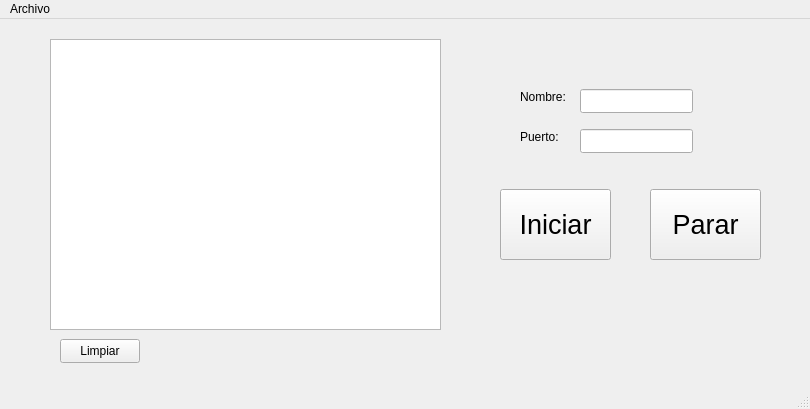
<?xml version="1.0" encoding="UTF-8"?>
<ui version="4.0">
 <class>MainWindow</class>
 <widget class="QMainWindow" name="MainWindow">
  <property name="geometry">
   <rect>
    <x>0</x>
    <y>0</y>
    <width>810</width>
    <height>409</height>
   </rect>
  </property>
  <property name="windowTitle">
   <string>MainWindow</string>
  </property>
  <widget class="QWidget" name="centralwidget">
   <widget class="QLabel" name="label">
    <property name="geometry">
     <rect>
      <x>520</x>
      <y>110</y>
      <width>49</width>
      <height>16</height>
     </rect>
    </property>
    <property name="text">
     <string>Puerto:</string>
    </property>
   </widget>
   <widget class="QLineEdit" name="puerto">
    <property name="geometry">
     <rect>
      <x>580</x>
      <y>110</y>
      <width>113</width>
      <height>24</height>
     </rect>
    </property>
   </widget>
   <widget class="QPushButton" name="Iniciar">
    <property name="geometry">
     <rect>
      <x>500</x>
      <y>170</y>
      <width>111</width>
      <height>71</height>
     </rect>
    </property>
    <property name="font">
     <font>
      <pointsize>20</pointsize>
     </font>
    </property>
    <property name="text">
     <string>Iniciar</string>
    </property>
   </widget>
   <widget class="QPushButton" name="Parar">
    <property name="geometry">
     <rect>
      <x>650</x>
      <y>170</y>
      <width>111</width>
      <height>71</height>
     </rect>
    </property>
    <property name="font">
     <font>
      <pointsize>20</pointsize>
     </font>
    </property>
    <property name="text">
     <string>Parar</string>
    </property>
   </widget>
   <widget class="QLabel" name="label_2">
    <property name="geometry">
     <rect>
      <x>520</x>
      <y>70</y>
      <width>49</width>
      <height>16</height>
     </rect>
    </property>
    <property name="text">
     <string>Nombre:</string>
    </property>
   </widget>
   <widget class="QLineEdit" name="nombre">
    <property name="geometry">
     <rect>
      <x>580</x>
      <y>70</y>
      <width>113</width>
      <height>24</height>
     </rect>
    </property>
   </widget>
   <widget class="QPlainTextEdit" name="Logs">
    <property name="geometry">
     <rect>
      <x>50</x>
      <y>20</y>
      <width>391</width>
      <height>291</height>
     </rect>
    </property>
   </widget>
   <widget class="QPushButton" name="botonLimpiar">
    <property name="geometry">
     <rect>
      <x>60</x>
      <y>320</y>
      <width>80</width>
      <height>24</height>
     </rect>
    </property>
    <property name="text">
     <string>Limpiar</string>
    </property>
   </widget>
  </widget>
  <widget class="QMenuBar" name="menubar">
   <property name="geometry">
    <rect>
     <x>0</x>
     <y>0</y>
     <width>810</width>
     <height>21</height>
    </rect>
   </property>
   <widget class="QMenu" name="menuArchivo">
    <property name="title">
     <string>Archivo</string>
    </property>
    <addaction name="actionLista_Usuarios"/>
    <addaction name="separator"/>
    <addaction name="actionSalir"/>
   </widget>
   <addaction name="menuArchivo"/>
  </widget>
  <widget class="QStatusBar" name="statusbar"/>
  <action name="actionLista_Usuarios">
   <property name="text">
    <string>Lista de Usuarios</string>
   </property>
  </action>
  <action name="actionSalir">
   <property name="text">
    <string>Salir</string>
   </property>
  </action>
 </widget>
 <resources/>
 <connections/>
</ui>
